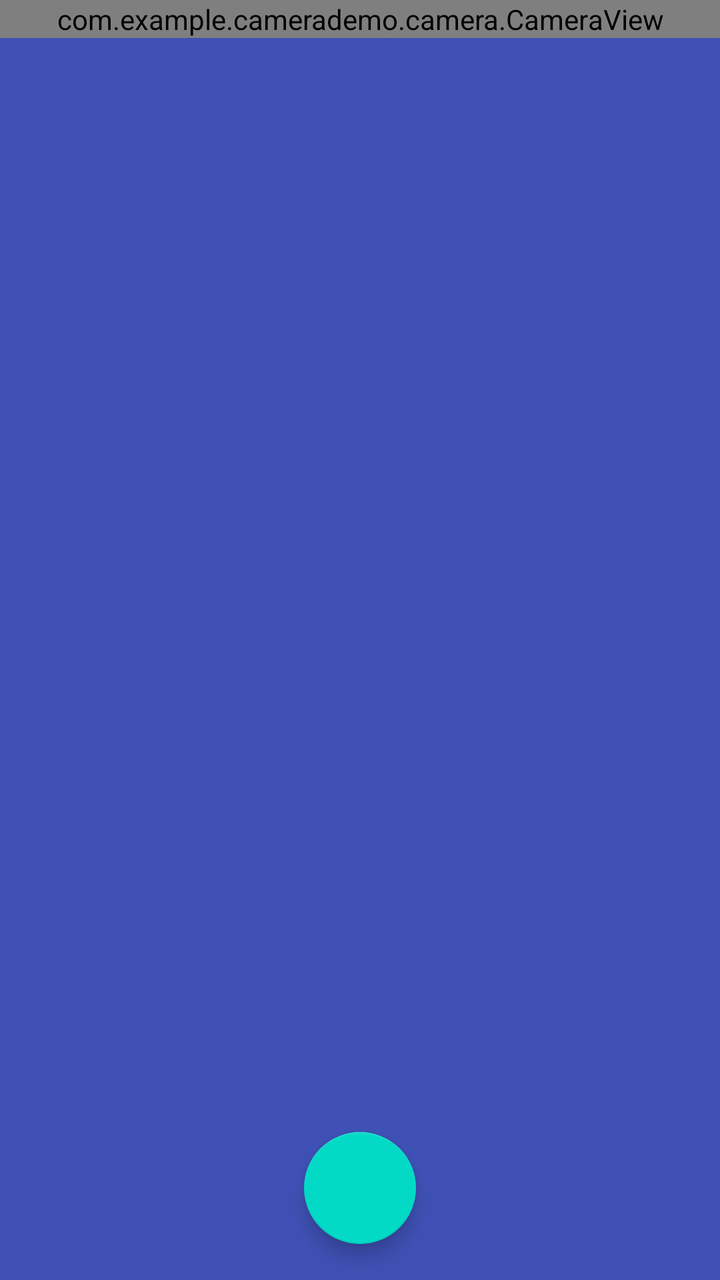
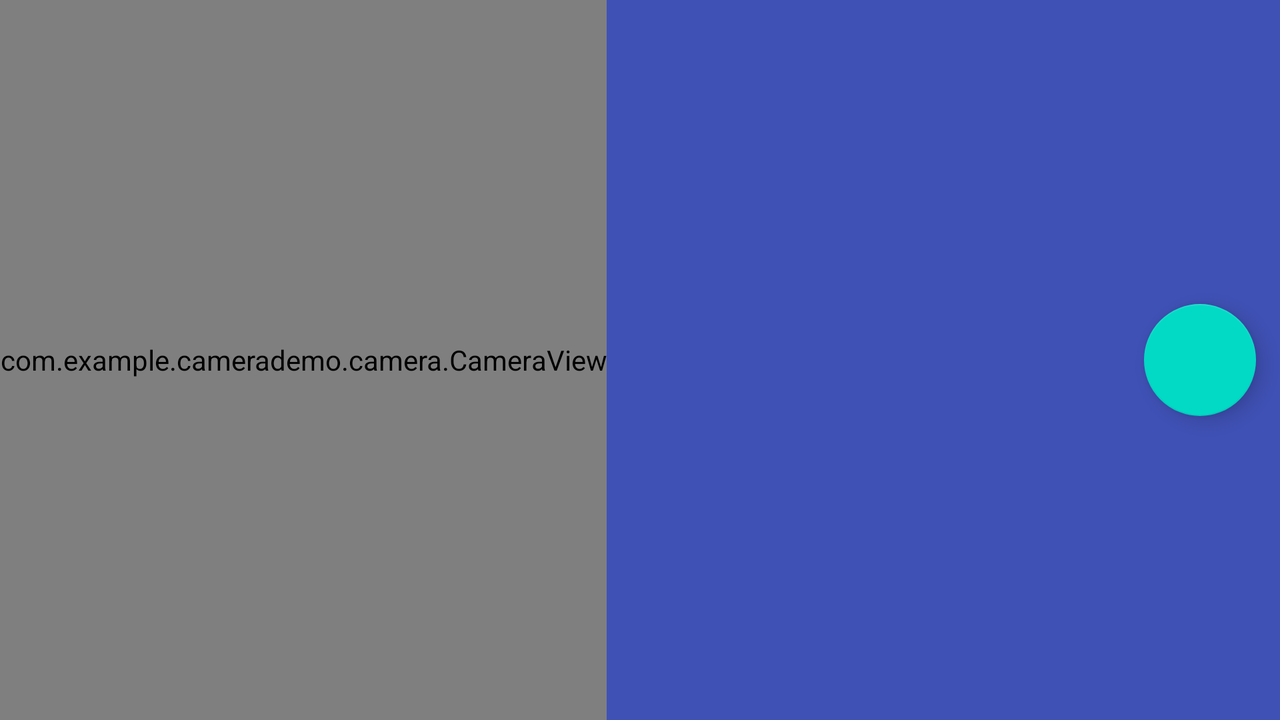

An Android layout and its configuration variant, each rendered on a device that would load it. The default file and the variant file are quoted in full after the pictures.
<!-- AndroidManifest.xml: fallback theme Theme.MaterialComponents.DayNight.NoActionBar -->
<!-- res/layout/activity_main.xml -->
<?xml version="1.0" encoding="utf-8"?>
<RelativeLayout
    xmlns:android="http://schemas.android.com/apk/res/android"
    xmlns:app="http://schemas.android.com/apk/res-auto"
    xmlns:tools="http://schemas.android.com/tools"
    android:id="@+id/root"
    android:layout_width="match_parent"
    android:layout_height="match_parent"
    android:background="@color/primary"
    tools:context=".camera.CameraActivity">

    <com.example.camerademo.camera.CameraView
        android:id="@+id/camera"
        android:layout_width="match_parent"
        android:layout_height="wrap_content"
        android:layout_alignParentLeft="true"
        android:layout_alignParentStart="true"
        android:layout_alignParentTop="true"
        android:adjustViewBounds="true"
        android:background="@android:color/black"/>

    <android.support.v7.widget.Toolbar
        android:id="@+id/toolbar"
        android:layout_width="match_parent"
        android:layout_height="?attr/actionBarSize"
        android:layout_alignParentLeft="true"
        android:layout_alignParentStart="true"
        android:layout_alignParentTop="true"/>

    <android.support.design.widget.FloatingActionButton
        android:id="@+id/take_picture"
        android:layout_width="wrap_content"
        android:layout_height="wrap_content"
        android:layout_alignParentBottom="true"
        android:layout_centerHorizontal="true"
        app:srcCompat="@drawable/ic_camera"
        app:useCompatPadding="true"
        tools:ignore="VectorDrawableCompat"/>
    <ImageView
        android:id="@+id/mypicture"
        android:layout_width="80dp"
        android:layout_height="80dp"
        android:layout_alignParentRight="true"
        android:layout_alignParentBottom="true"
        android:scaleType="centerCrop"
        />
</RelativeLayout>
<!-- resources referenced by this layout -->
<resources>
  <color name="primary">#3F51B5</color>
</resources>
<!-- res/layout-land/activity_main.xml (the repository's variant of the layout above) -->
<!-- drawn on the phone turned sideways -->
<?xml version="1.0" encoding="utf-8"?>
<RelativeLayout
    xmlns:android="http://schemas.android.com/apk/res/android"
    xmlns:app="http://schemas.android.com/apk/res-auto"
    xmlns:tools="http://schemas.android.com/tools"
    android:id="@+id/root"
    android:layout_width="match_parent"
    android:layout_height="match_parent"
    android:background="@color/primary"
    tools:context=".camera.CameraActivity">

    <com.example.camerademo.camera.CameraView
        android:id="@+id/camera"
        android:layout_width="wrap_content"
        android:layout_height="match_parent"
        android:layout_alignParentLeft="true"
        android:layout_alignParentStart="true"
        android:layout_alignParentTop="true"
        android:adjustViewBounds="true"
        android:background="@android:color/black"/>

    <android.support.v7.widget.Toolbar
        android:id="@+id/toolbar"
        android:layout_width="wrap_content"
        android:layout_height="?attr/actionBarSize"
        android:layout_alignEnd="@id/camera"
        android:layout_alignParentTop="true"
        android:layout_alignRight="@id/camera"/>

    <android.support.design.widget.FloatingActionButton
        android:id="@+id/take_picture"
        android:layout_width="wrap_content"
        android:layout_height="wrap_content"
        android:layout_alignParentEnd="true"
        android:layout_alignParentRight="true"
        android:layout_centerVertical="true"
        app:srcCompat="@drawable/ic_camera"
        app:useCompatPadding="true"
        tools:ignore="RelativeOverlap,VectorDrawableCompat"/>

</RelativeLayout>
